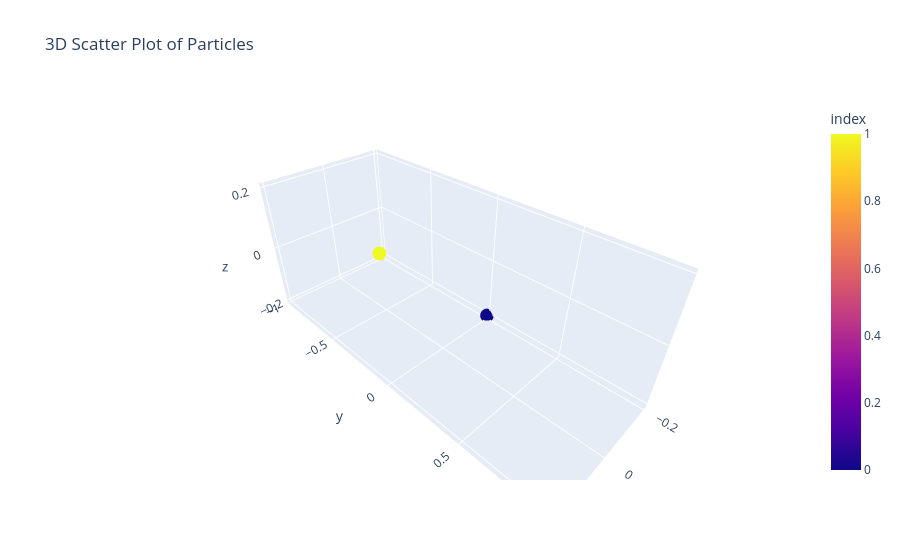

Notebook code for this chart:
### Code cell
import plotly.express as px

fig = px.scatter_3d(
    new_df,
    x="x",
    y="y",
    z="z",
    color=new_df.index,  # Optional: differentiate points by a category
    title="3D Scatter Plot of Particles",
)
fig.show()

### Figure 1 — Plotly figure (JSON) as saved in the notebook; plotly's stock layout.template omitted (floating-point values rounded to 4 significant figures)
{"data": [{"hovertemplate": "x=%{x}<br>y=%{y}<br>z=%{z}<br>index=%{marker.color}<extra></extra>", "legendgroup": "", "marker": {"color": [0, 1], "coloraxis": "coloraxis", "symbol": "circle"}, "mode": "markers", "name": "", "scene": "scene", "showlegend": false, "type": "scatter3d", "x": [-0.2, 0.2], "y": [0, 0], "z": [-0.2, 0.2]}], "layout": {"coloraxis": {"colorbar": {"title": {"text": "index"}}, "colorscale": [[0, "#0d0887"], [0.1111, "#46039f"], [0.2222, "#7201a8"], [0.3333, "#9c179e"], [0.4444, "#bd3786"], [0.5556, "#d8576b"], [0.6667, "#ed7953"], [0.7778, "#fb9f3a"], [0.8889, "#fdca26"], [1, "#f0f921"]]}, "legend": {"tracegroupgap": 0}, "scene": {"domain": {"x": [0, 1], "y": [0, 1]}, "xaxis": {"title": {"text": "x"}}, "yaxis": {"title": {"text": "y"}}, "zaxis": {"title": {"text": "z"}}}, "title": {"text": "3D Scatter Plot of Particles"}}}
